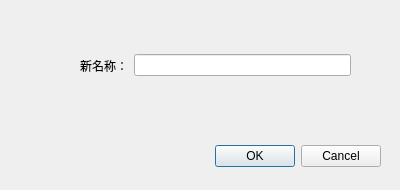
<?xml version="1.0" encoding="UTF-8"?>
<ui version="4.0">
 <class>Dialog</class>
 <widget class="QDialog" name="Dialog">
  <property name="geometry">
   <rect>
    <x>0</x>
    <y>0</y>
    <width>400</width>
    <height>190</height>
   </rect>
  </property>
  <property name="windowTitle">
   <string>Dialog</string>
  </property>
  <widget class="QDialogButtonBox" name="buttonBox">
   <property name="geometry">
    <rect>
     <x>40</x>
     <y>140</y>
     <width>341</width>
     <height>32</height>
    </rect>
   </property>
   <property name="orientation">
    <enum>Qt::Horizontal</enum>
   </property>
   <property name="standardButtons">
    <set>QDialogButtonBox::Cancel|QDialogButtonBox::Ok</set>
   </property>
  </widget>
  <widget class="QWidget" name="layoutWidget">
   <property name="geometry">
    <rect>
     <x>80</x>
     <y>40</y>
     <width>271</width>
     <height>51</height>
    </rect>
   </property>
   <layout class="QHBoxLayout" name="horizontalLayout">
    <item>
     <widget class="QLabel" name="label">
      <property name="text">
       <string>新名称：</string>
      </property>
     </widget>
    </item>
    <item>
     <widget class="QLineEdit" name="lineEdit"/>
    </item>
   </layout>
  </widget>
 </widget>
 <resources/>
 <connections>
  <connection>
   <sender>buttonBox</sender>
   <signal>accepted()</signal>
   <receiver>Dialog</receiver>
   <slot>accept()</slot>
   <hints>
    <hint type="sourcelabel">
     <x>248</x>
     <y>254</y>
    </hint>
    <hint type="destinationlabel">
     <x>157</x>
     <y>274</y>
    </hint>
   </hints>
  </connection>
  <connection>
   <sender>buttonBox</sender>
   <signal>rejected()</signal>
   <receiver>Dialog</receiver>
   <slot>reject()</slot>
   <hints>
    <hint type="sourcelabel">
     <x>316</x>
     <y>260</y>
    </hint>
    <hint type="destinationlabel">
     <x>286</x>
     <y>274</y>
    </hint>
   </hints>
  </connection>
 </connections>
</ui>
